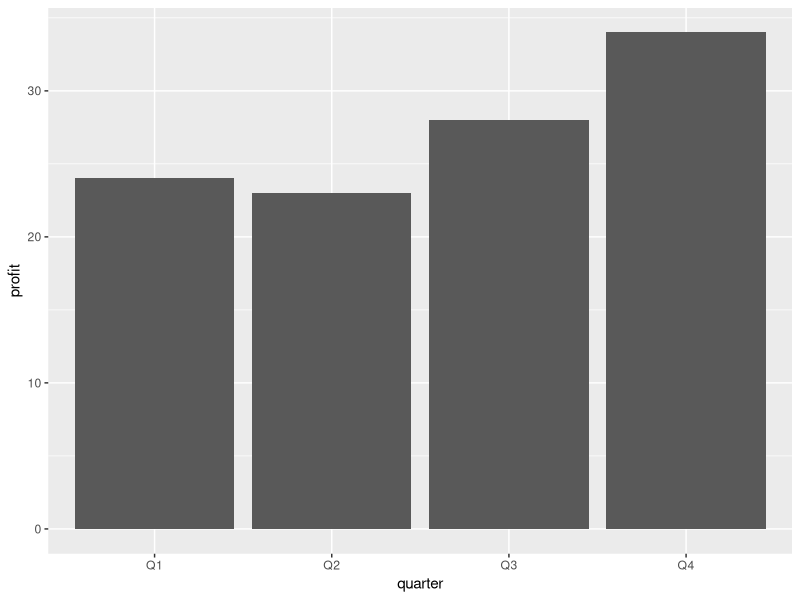
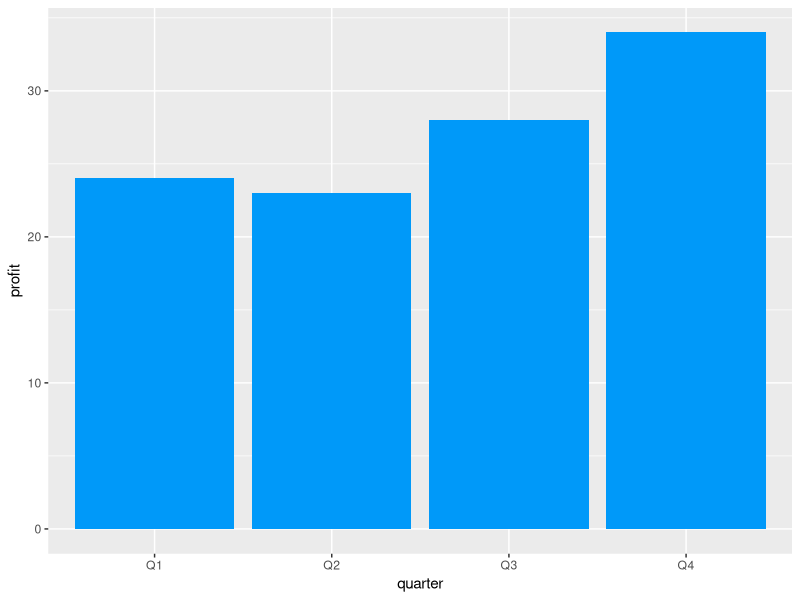
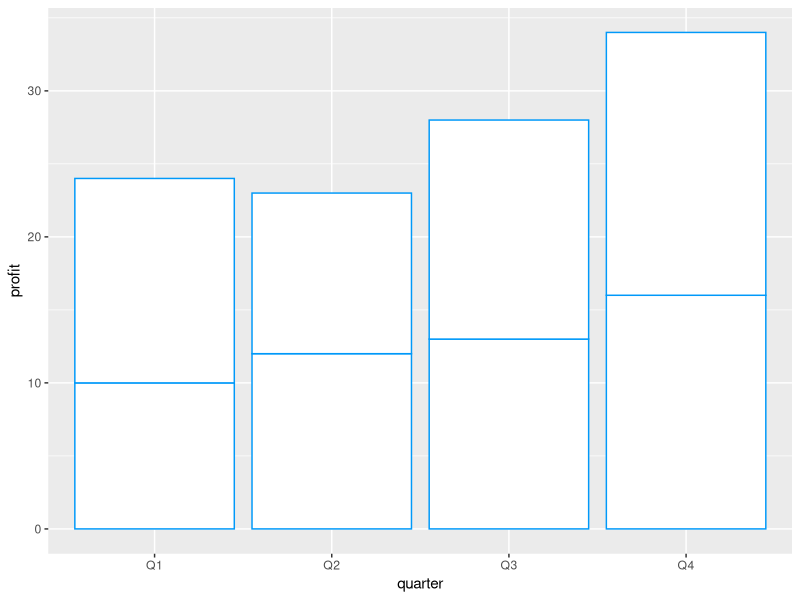
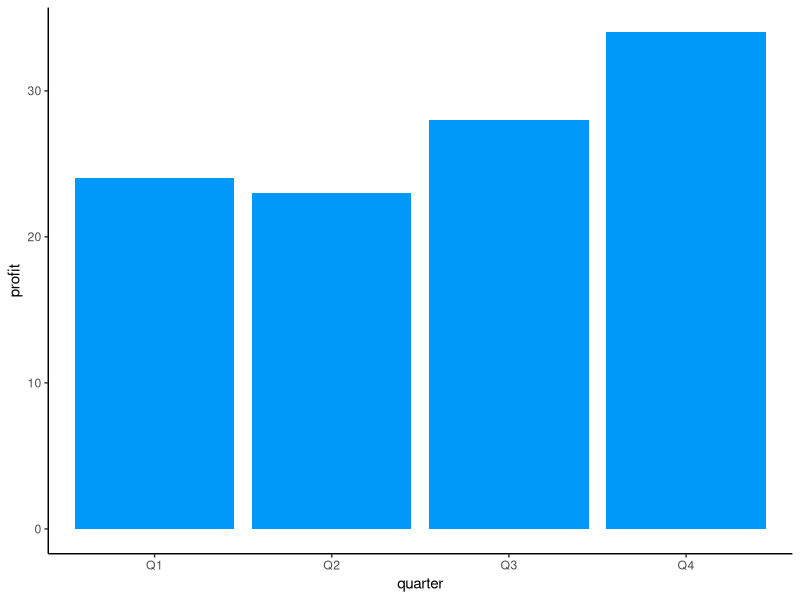
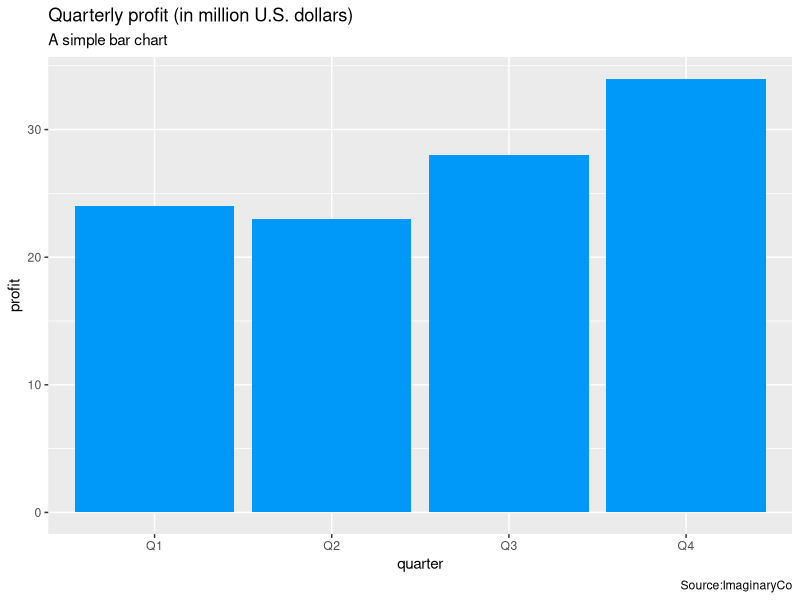
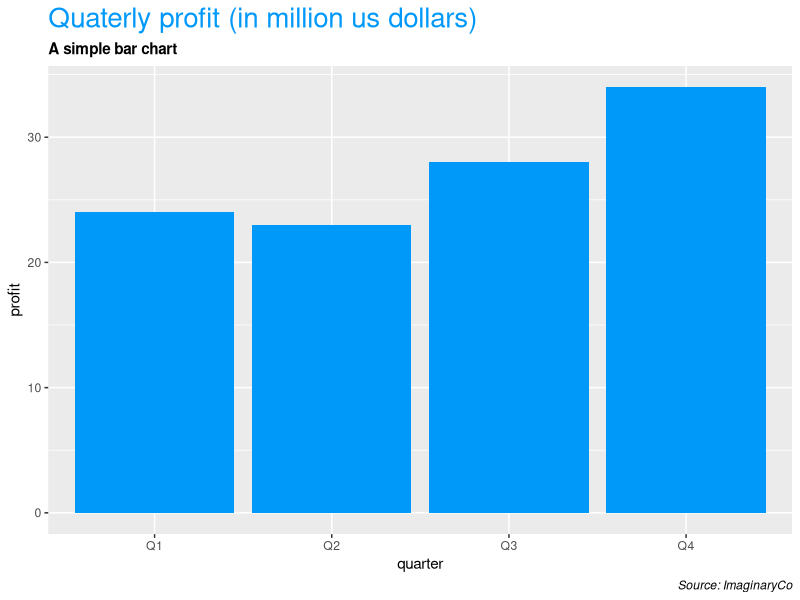
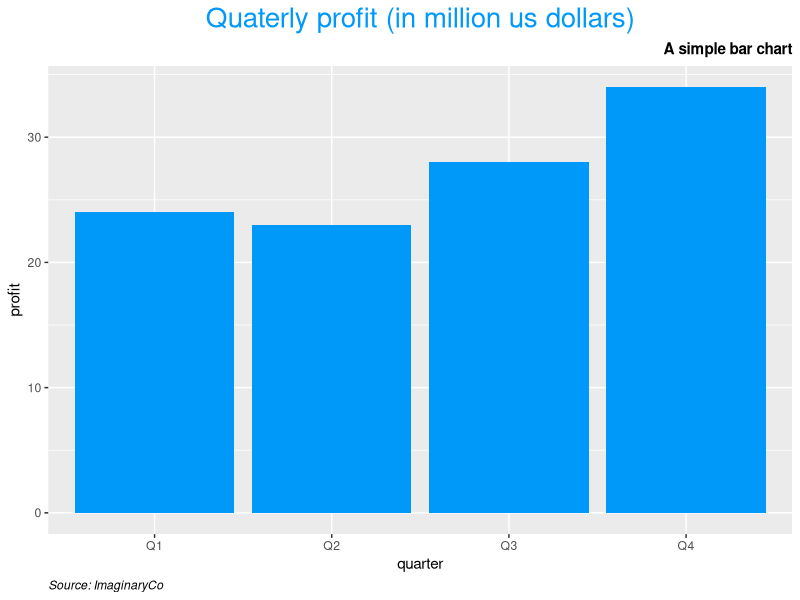
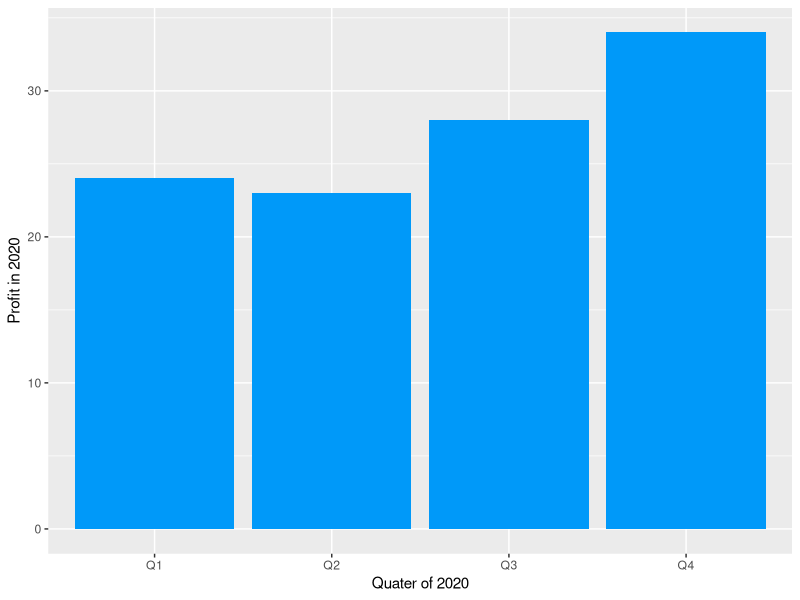

The R source for these figures, in order:
#setwd("D:/xulin2021_new/codes_learn")
library(ggplot2)
library(dplyr)
# plot bar plot using ggplot2

# create a dataset
data <- data.frame(quarter=c("Q1","Q1","Q2","Q2","Q3","Q3","Q4","Q4"),
                   product=c("A","B","A","B","A","B","A","B"),
                   profit=c(10,14,12,11,13,15,16,18))
# create a simle bar plot
ggplot(data,aes(x=quarter,y=profit))+
  geom_col()

# colors and themes(color-outline color of the bar;fill-fill color of the bar)
ggplot(data,aes(x=quarter,y=profit))+
  geom_col(fill="#0099f9")

ggplot(data, aes(x=quarter,y=profit))+
  geom_col(color="#0099f9",fill="#ffffff")

# change the theme
ggplot(data, aes(x=quarter,y=profit))+
  geom_col(fill="#0099f9")+
  theme_classic() # there are many theme you can select

# Titles, subtitles, and captions
# through a labs() layer. it takes in values for title,subtitle and caption.
ggplot(data,aes(x=quarter,y=profit))+
  geom_col(fill = "#0099f9")+
  labs(
    title = "Quarterly profit (in million U.S. dollars)",
    subtitle = "A simple bar chart",
    caption = "Source:ImaginaryCo"
  )

# add styles(color the title, bold the subtitle and italicize the caption)
ggplot(data, aes(x=quarter,y=profit))+
  geom_col(fill="#0099f9")+
  labs(
    title = "Quaterly profit (in million us dollars)",
    subtitle = "A simple bar chart",
    caption = "Source: ImaginaryCo"
  ) +
  theme(
    plot.title = element_text(color = "#0099f9",size = 20),
    plot.subtitle = element_text(face = "bold"),
    plot.caption = element_text(face = "italic")
  )
# align the title to the middle,subtitle to the right and caption to the left
ggplot(data, aes(x=quarter,y=profit))+
  geom_col(fill="#0099f9")+
  labs(
    title = "Quaterly profit (in million us dollars)",
    subtitle = "A simple bar chart",
    caption = "Source: ImaginaryCo"
  ) +
  theme(
    plot.title = element_text(color = "#0099f9",size = 20,hjust = 0.5),
    plot.subtitle = element_text(face = "bold",hjust = 1),
    plot.caption = element_text(face = "italic",hjust=0)
  )

# axis labels
ggplot(data,aes(x=quarter,y=profit))+
  geom_col(fill="#0099f9")+
  labs(
    x="Quater of 2020",
    y="Profit in 2020"
  )
# chage the style using theme
ggplot(data,aes(x=quarter,y=profit))+
  geom_col(fill="#0099f9")+
  labs(
    x = "Quater of 2020",
    y = "Profit of 2020"
  ) +
  theme(
    axis.title.x = element_text(color = "#0099f9",size=15,face="bold"),
    axis.title.y = element_text(size = 15, face = "italic")
  )

# stacked ,grouped and horizontal bar charts
ggplot(data,aes(x=quarter,y=profit,fill=product))+
  geom_col()

# there are two methods to change each portion's color: manually(specifying a vector of color
# or color hex codes) and with palettes(built-in color palettes)
ggplot(data, aes(x=quarter,y=profit,fill=product)) +
  geom_col() +
  scale_fill_manual(values = c("#69c6ff","#0099f9"))

# palettes are a bit easier
ggplot(data,aes(x=quarter, y=profit,fill=product)) +
  geom_col() +
  scale_fill_brewer(palette = "Set1")

# grouped bar charts
ggplot(data,aes(x=quarter,y=profit,fill=product)) +
  geom_col(position = position_dodge())

# can change the coloring
ggplot(data,aes(x=quarter,y=profit,fill=product)) +
  geom_col(position = position_dodge()) +
  scale_fill_manual(values = c("#3db5ff","#0099f9"))
# chage the horizontal bar charts
ggplot(data,aes(x=quarter,y=profit)) +
  geom_col(fill="#0099f9") +
  coord_flip()
# use the scale_fill-manul or scale_fill_brewer layers to change the color.
ggplot(data,aes(x=quarter,y=profit,fill=product)) +
  geom_col(position = position_dodge()) +
  scale_fill_manual(values=c("#3db5ff","#0099f9")) +
  coord_flip()

# labels
data_a <- data %>% filter(product == "A")

ggplot(data_a,aes(x=quarter,y=profit)) +
  geom_col(fill="#0099f9") +
  geom_text(aes(label = profit),vjust=-0.5,size=5)

ggplot(data_a,aes(x=quarter,y=profit)) +
  geom_col(fill="#0099f9") +
  geom_text(aes(label = profit),vjust=2,size = 5, color = "#ffffff")

# label the multiple stacks
ggplot(data,aes(x=quarter,y=profit,fill=product, label=profit)) +
  geom_col() +
  scale_fill_manual(values=c("#3db5ff","#0099f9")) +
  geom_text(position = position_stack(vjust=0.5),size=4,color="#ffffff")

ggplot(data,aes(x=quarter,y=profit,fill=product)) +
  geom_col(position=position_dodge()) +
  scale_fill_manual(values = c("#3db5ff","#0099f9")) +
  geom_text(aes(label=profit),position=position_dodge(0.9),vjust=2,size=4,color="#ffffff")
